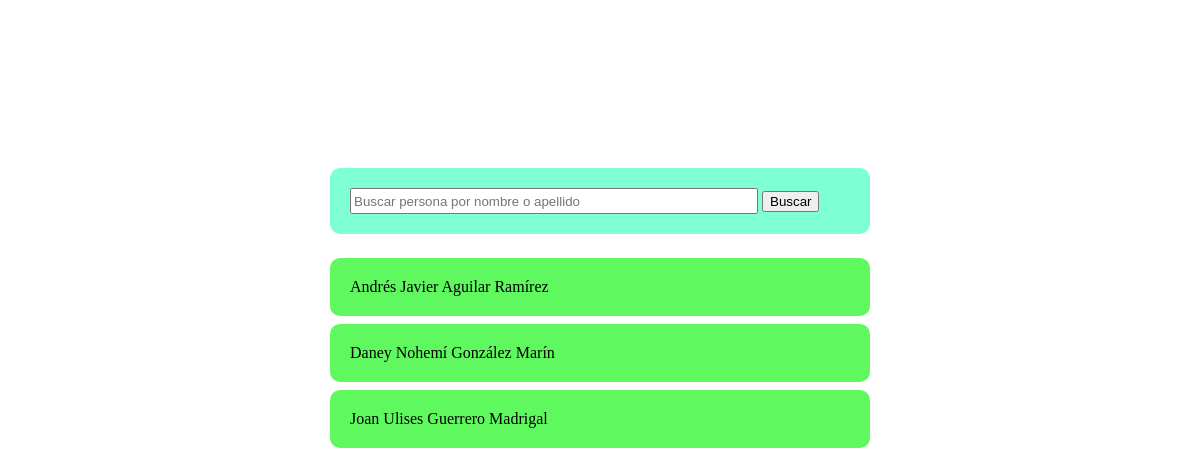
The app's page /search/ with its own data.
### cv_manager/models.py (models this page shows, shortened)
class Person(models.Model):
    name = models.CharField(max_length=50, null=False)
    last_name = models.CharField(max_length=50, null=False)
    profile_image = models.ImageField(
        upload_to='profile_images/',
        height_field=None,
        width_field=None,
        max_length=255,
        blank=True,
        null=True
    )
    about = models.TextField(null=False)
    slug = models.SlugField(null=False)
    pallete = models.ForeignKey(ColorPallete, related_name='color_pallete', on_delete=models.PROTECT, null=True)

### cv_manager/views.py (the view)
# urls.py: path('search/', views.search, name='search')
def search(request):
    query = request.GET.get('q', '')
    results = Person.objects.filter(name__icontains=query) | Person.objects.filter(last_name__icontains=query)
    return render(request, 'search_results.html', {'results': results, 'query': query})

### templates/search_results.html
{% extends 'search.html' %}
{% block results %}
{% if results %}
{% for person in results %}
    <div class="result-box">
        <a href="{% url 'cv_view' slug=person.slug %}">{{ person.name }} {{ person.last_name }}</a>
    </div>
{% endfor %}
{% else %}
    <li>No se encontraron resultados para "{{ query }}"</li>
{% endif %}
{% endblock %}

### static/css/search.css (style rules this page uses)
body { display: flex; flex-direction: column; align-items: center; }
.result-box { width: 500px; padding: 20px; margin-bottom: 1vh; background-color: rgb(95, 248, 95); border-radius: 10px; }
.result-box a { padding: 0px; margin: 0px; }
a, a:visited, a:active { text-decoration: none; color: inherit; }

### records on screen
Person: name "Andrés Javier", last_name "Aguilar Ramírez"
Person: name "Daney Nohemí", last_name "González Marín"
Person: name "Joan Ulises", last_name "Guerrero Madrigal"
